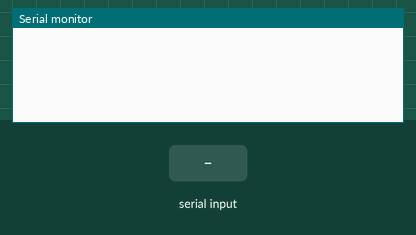
A sketch run on a simulated Arduino Uno, built with avr-gcc and run on an emulated ATmega328P. Parts: the last lines printed to the serial monitor. The test bench sets the inputs (shaded band).

Above: at 1.2 s.
1.3 s: "F" received over the second serial link
At 2.2 s:
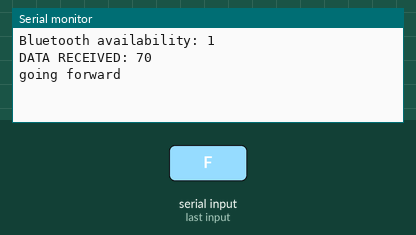
2.8 s: "B" received over the second serial link
At 3.3 s:
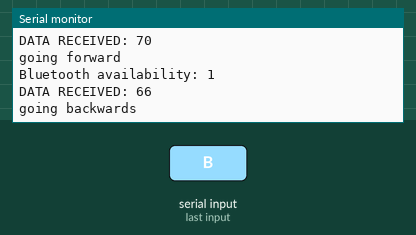
4.3 s: "R" received over the second serial link
At 5.5 s:
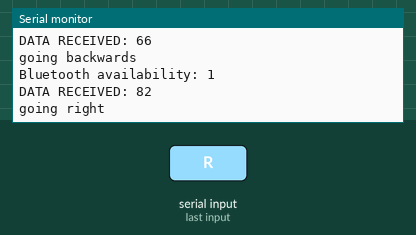
5.8 s: "L" received over the second serial link
At 6.8 s:
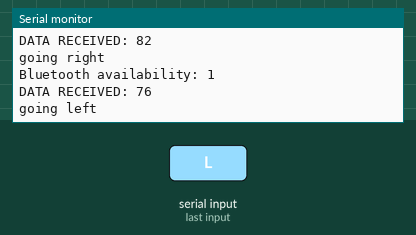
7.3 s: "S" received over the second serial link
At 7.9 s:
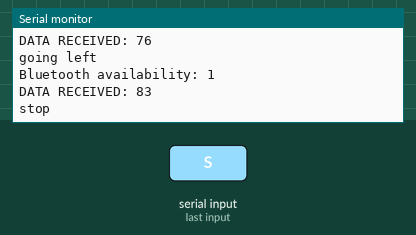
Timing chart, 0 to 9.8 s (numbered marks = the images above; inputs shaded):
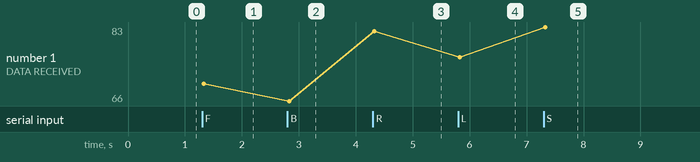

The sketch:

bluetooth-motor-code.ino
```cpp
#include <SoftwareSerial.h>

// bluetooth only works with motor code commented out

const byte rxPin = 2;
const byte txPin = 3;

bool forwardVal = false;
bool backVal = false;
bool leftVal = false;
bool rightVal = false;

const int E1 = 3; ///<Motor1 Speed
const int E2 = 11;///<Motor2 Speed
const int E3 = 5; ///<Motor3 Speed
const int E4 = 2; ///<Motor4 Speed

const int M1 = 4; ///<Motor1 Direction
const int M2 = 12;///<Motor2 Direction
const int M3 = 8; ///<Motor3 Direction
const int M4 = 7; ///<Motor4 Direction

SoftwareSerial mySerial(rxPin,txPin);

void setup() {
  mySerial.begin(9600);
  Serial.begin(9600);
}

void stop(){
  forwardVal = false;
  backVal = false;
  rightVal = false;
  leftVal = false;
}

void M1_advance(char Speed) ///<Motor1 Advance
{
 digitalWrite(M1,LOW);
 analogWrite(E1,Speed);
}
void M2_advance(char Speed) ///<Motor2 Advance
{
 digitalWrite(M2,LOW);
 analogWrite(E2,Speed);
}
void M3_advance(char Speed) ///<Motor3 Advance
{
 digitalWrite(M3,LOW);
 analogWrite(E3,Speed);
}
void M4_advance(char Speed) ///<Motor4 Advance
{
 digitalWrite(M4,LOW);
 analogWrite(E4,Speed);
}

void M1_back(char Speed) ///<Motor1 Back off
{
 digitalWrite(M1,HIGH);
 analogWrite(E1,Speed);
}
void M2_back(char Speed) ///<Motor2 Back off
{
 digitalWrite(M2,HIGH);
 analogWrite(E2,Speed);
}
void M3_back(char Speed) ///<Motor3 Back off
{
 digitalWrite(M3,HIGH);
 analogWrite(E3,Speed);
}
void M4_back(char Speed) ///<Motor4 Back off
{
 digitalWrite(M4,HIGH);
 analogWrite(E4,Speed);
}

void backward() {
   M1_back(40);
   M2_back(40);
   M3_back(40);
   M4_back(40);
}

void forward() {
   M1_advance(40);
   M2_advance(40);
   M3_advance(40);
   M4_advance(40);
}
void left() {
  M1_advance(25);
  M2_advance(50);
  M3_advance(25);
  M4_advance(50);

}
void right() {
  M1_advance(50);
  M2_advance(25);
  M3_advance(50);
  M4_advance(25);
}

void stopDriving(){
    M1_advance(0);
    M2_advance(0);
    M3_advance(0);
    M4_advance(0);
}

void loop()
{
  int val;

  if (mySerial.available() > 0) {
    Serial.print("Bluetooth availability: ");
    Serial.println(mySerial.available());
    val = mySerial.read();
    Serial.print("DATA RECEIVED: ");
    Serial.println(val);

    if (val == 'F') {
      Serial.println("going forward");
      stop();
      forwardVal = true;
    }

    if (val == 'B') {
       Serial.println("going backwards");
       stop();
       backVal = true;
    }

   if (val == 'R') {
      Serial.println("going right");
      stop();
      rightVal = true;
   }

   if (val == 'L') {
      Serial.println("going left");
      stop();
      leftVal = true;
   }

   if (val == 'S'){
      Serial.println("stop");
      stop();
   }

  }

  if (forwardVal == true){
    //forward();
  }

  else if (backVal == true){
    //backward();
  }

  else if (rightVal == true){
    //right();
  }

  else if (leftVal == true){
    //left();
  }
  else{
    //stopDriving();
  }

}
```

Measured:
- after the input at 1.3 s, the serial monitor: prints a new line at once (image 1)
- after the input at 2.8 s, the serial monitor: prints a new line at once (image 2)
- after the input at 4.3 s, the serial monitor: prints a new line at once (image 3)
- after the input at 5.8 s, the serial monitor: prints a new line at once (image 4)
- after the input at 7.3 s, the serial monitor: prints a new line at once (image 5)
- plotted number 1: 70 → 66 after the input at 2.8 s, 66 → 82 after the input at 4.3 s, 82 → 76 after the input at 5.8 s, 76 → 83 after the input at 7.3 s
